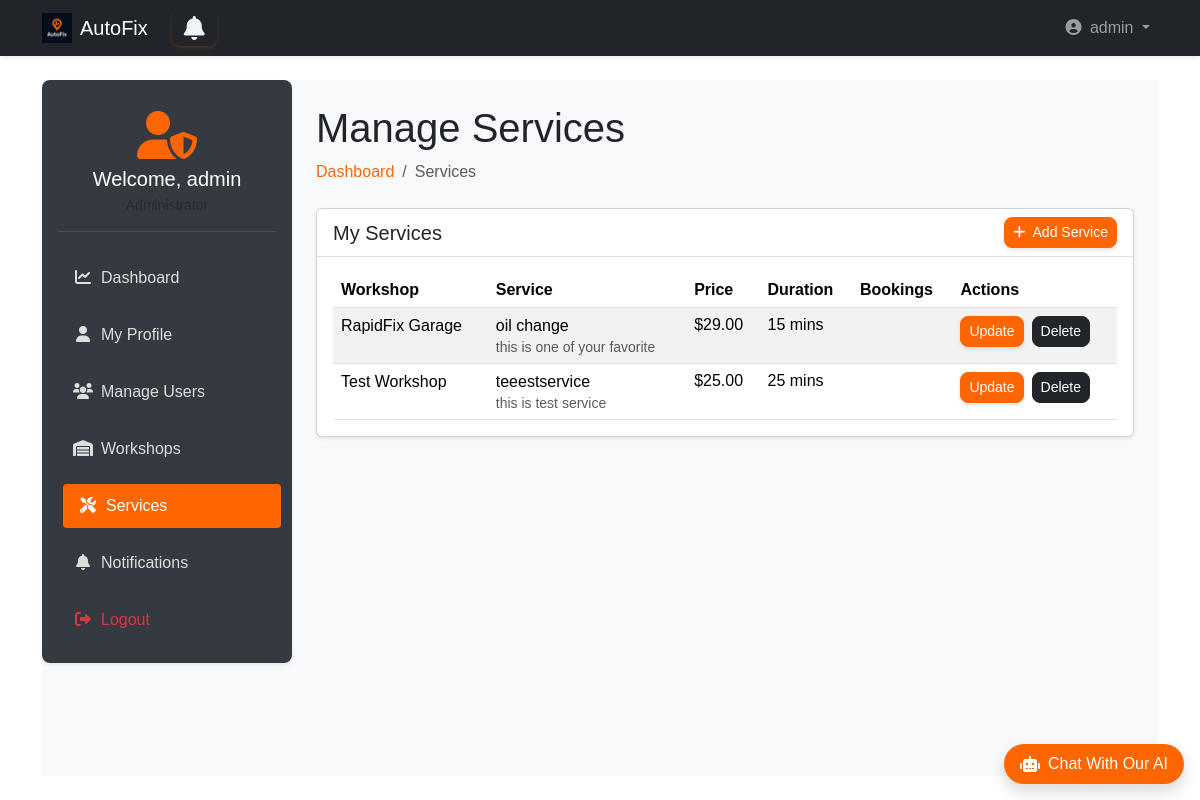
The page /admin_dashboard/admin/manage_services/ (signed in) on the database its author committed.
### accounts/models.py (models this page shows, shortened)
class User(AbstractUser):
    username = None
    email = models.EmailField(unique=True)
    phone = models.CharField(max_length=15, unique=True, blank=True)
    is_workshop_owner = models.BooleanField(default=False)
    address = models.ForeignKey(Address, on_delete=models.SET_NULL, null=True, blank=True)
    objects = UserManager()
    USERNAME_FIELD = 'email'
    REQUIRED_FIELDS = ['first_name', 'last_name']  # names required for registration
    def get_short_name(self):
        return self.first_name

### workshops/models.py (models this page shows, shortened)
class Service(models.Model):
    workshop = models.ForeignKey(Workshop, on_delete=models.CASCADE, related_name='services')
    name = models.CharField(max_length=255)
    price = models.DecimalField(max_digits=10, decimal_places=2)
    description = models.TextField(blank=True)
    duration = models.PositiveIntegerField(help_text="Duration in minutes")

class Workshop(models.Model):
    name = models.CharField(max_length=255)
    address = models.ForeignKey(Address, on_delete=models.CASCADE)
    phone = models.CharField(max_length=15)
    description = models.TextField(blank=True)
    image = models.ImageField(upload_to='workshops_images/', null=True, blank=True)
    owner = models.OneToOneField(User, on_delete=models.CASCADE, related_name="workshop", null=True)

### admin_dashboard/views.py (the view)
# urls.py: path('admin/manage_services/', views.manage_services, name='manage_services'),
def manage_services(request):
    if not request.user.is_authenticated or not request.user.is_superuser:
        return redirect('landing:main')
    services = Service.objects.all()
    return render(request, 'admin_dashboard/manage_services.html', {'services': services})

### templates/admin_dashboard/manage_services.html (shortened to what this page needs)
{% extends 'base2.html' %}
{% load static bootstrap5 %}
{% block extra_css %}
<link rel="stylesheet" href="{% static 'css/admin_dashboard.css' %}">
{% endblock %}
{% block content %}
<div class="wrapper d-flex">
    <aside class="sidebar p-3 shadow-sm">
        <div class="user-profile mb-4 text-center">
            <div class="avatar mb-2">
                <i class="fas fa-user-shield fa-3x"></i>
            </div>
            <h5 class="welcome mb-1">Welcome, {{ user.get_short_name }}</h5>
            <small class="text-muted">Administrator</small>
        </div>
        <nav class="menu d-flex flex-column gap-2">
            <a href="{% url 'admin_dashboard:dashboard' %}">
                <i class="fas fa-chart-line me-2"></i>Dashboard
            </a>
            <a href="{% url 'admin_dashboard:profile' %}">
                <i class="fas fa-user me-2"></i>My Profile
            </a>
            <a href="{% url 'admin_dashboard:manage_users' %}">
                <i class="fas fa-users me-2"></i>Manage Users
            </a>
            <a href="{% url 'admin_dashboard:manage_workshops' %}">
                <i class="fas fa-warehouse me-2"></i>Workshops
            </a>
            <a href="{% url 'admin_dashboard:manage_services' %}" class="active-link">
                <i class="fas fa-tools me-2"></i>Services
            </a>
            <a href="{% url 'admin_dashboard:notifications' %}">
                <i class="fas fa-bell me-2"></i>Notifications
            </a>
            <a href="{% url 'accounts:logout' %}" class="text-danger">
                <i class="fas fa-sign-out-alt me-2"></i>Logout
            </a>
        </nav>
     </aside>
      <main class="main-content flex-grow-1 p-4">
        <div class="dashboard-header mb-4">
            <h1>Manage Services</h1>
            <nav aria-label="breadcrumb">
                <ol class="breadcrumb">
                    <li class="breadcrumb-item"><a class="text-decoration-none" style="color: #ff6600;"
                        href="{% url 'admin_dashboard:dashboard' %}">Dashboard</a></li>
                    <li class="breadcrumb-item active" aria-current="page">Services</li>
                </ol>
            </nav>
        </div>
        <div class="card shadow-sm mb-4">
            <div class="card-header bg-white d-flex justify-content-between align-items-center">
                <h5 class="mb-0">My Services</h5>
                <a class="btn btn-sm btn-warning" href="{% url 'admin_dashboard:create_service' %}">
                    <i class="fas fa-plus me-1"></i> Add Service
                </a>
            </div>
            <div class="card-body">
                {% if services %}
                <div class="table-responsive">
                    <table class="table table-striped">
                        <thead>
                            <tr id="service-{{ service.id }}">
                                <th>Workshop</th>
                                <th>Service</th>
                                <th>Price</th>
                                <th>Duration</th>
                                <th>Bookings</th>
                                <th>Actions</th>
                            </tr>
                        </thead>
                        <tbody>
                            {% for service in services %}
                            <tr>
                                <td>
                                    <h6 class="mb-1">{{ service.workshop.name }}</h6>
                                </td>
                                <td>
                                    <h6 class="mb-1">{{ service.name }}</h6>
                                    <small class="text-muted">{{ service.description|truncatechars:50 }}</small>
                                </td>
                                <td>${{ service.price }}</td>
                                <td>{{ service.duration }} mins</td>
                                <td>{{ service.booking_count }}</td>
                                <td>
                                    <div class="d-flex gap-2">
                                        <button class="btn btn-warning btn-sm" style="background-color: #ff6600; color:white;"
                                             data-id="{{ service.id }}"
                                             onclick="window.location.href='{% url 'admin_dashboard:edit_service' service.id %}'">
                                             Update
                                         </button>
                                        <button class="btn btn-dark btn-sm btn-delete" data-id="{{ service.id }}">Delete</button>
                                    </div>
                                </td>
                            </tr>
                            {% endfor %}
                        </tbody>
                    </table>
                </div>
                {% endif %}
            </div>
        </div>
      </main>
</div>
{% endblock %}

### templates/base2.html (shortened to what this page needs)
{% load static bootstrap5 %}
{% bootstrap_css %}
<!DOCTYPE html>
<html lang="en" dir="{% if LANGUAGE_CODE == 'ar' %}rtl{% else %}ltr{% endif %}">
<head>
    <link rel="stylesheet" href="https://cdnjs.cloudflare.com/ajax/libs/font-awesome/6.4.0/css/all.min.css">
    <link rel="stylesheet" href="{% static 'css/style.css' %}">
    <link rel="stylesheet" href="{% static 'css/ai_style.css' %}">
    {% block extra_css %}
    {% endblock %}
</head>
<body class="d-flex flex-column min-vh-100">
<nav class="navbar navbar-expand-lg navbar-dark bg-dark shadow-sm">
    <div class="container">
        <a class="navbar-brand d-flex align-items-center gap-2" href="{% if user.is_authenticated %}{% url 'landing:dashboard' %}{% else %}{% url 'landing:main' %}{% endif %}">
            <img src="{% static 'img/dark_logo.png' %}" alt="AutoFix" width="30" height="30">
            AutoFix
        </a>
        <a {% if request.user.is_workshop_owner %} href="{% url 'owner_dashboard:notifications' %}"
            {% elif request.user.is_superuser %} href="{% url 'admin_dashboard:notifications' %}"
            {% else %} href="{% url 'user_dashboard:notifications' %}" {% endif %}
            id="notifications-btn" class="btn btn-outline-primary position-relative mx-2">
             <i class="fa fa-bell"></i>
       </a>
        <div class="collapse navbar-collapse" id="navbarMain">
            <ul class="navbar-nav ms-auto">
                {% if user.is_authenticated %}
                    <li class="nav-item dropdown">
                        <a class="nav-link dropdown-toggle" href="#" role="button" data-bs-toggle="dropdown">
                            <i class="fas fa-user-circle me-1"></i> {{ user.get_short_name }}
                        </a>
                    </li>
                {% endif %}
            </ul>
        </div>
    </div>
</nav>
<main class="flex-grow-1 py-4">
    <div class="container">
        {% block content %}
        {% endblock %}
    </div>
</main>
<div id="chat-container" class="position-fixed bottom-0 end-0 mb-3 me-3" style="z-index: 1000;">
    <div id="chat-bubble" class="bg-orange text-white rounded-pill shadow cursor-pointer d-flex align-items-center">
        <div class="d-flex align-items-center px-3 py-2">
            <i class="fas fa-robot me-2"></i>
            <p class="mb-0 fw-medium">Chat With Our AI</p>
        </div>
    </div>
</div>
<link rel="stylesheet" href="https://cdnjs.cloudflare.com/ajax/libs/font-awesome/6.0.0/css/all.min.css">
</body>
</html>

### static/css/style.css (style rules this page uses)
* { margin: 0; padding: 0; box-sizing: border-box; }
body, html { width: 100%; height: 100%; font-family: sans-serif; }
.wrapper { display: flex; height: 100%; }
.sidebar { width: 250px; background: #0d1b2a; color: #e0e1dd; display: flex; flex-direction: column; transition: width 0.3s; }
.menu { list-style: none; flex-grow: 1; }
#notifications-btn { background: none; border: none; font-size: 24px; cursor: pointer; position: relative; }
#notifications-btn .fa-bell { color: #f0f4f8; transition: color 0.3s; }

### static/css/ai_style.css (style rules this page uses)
.bg-orange { background-color: #ff6600 !important; }

### static/css/admin_dashboard.css (style rules this page uses)
.wrapper { display: flex; min-height: 80vh; background-color: #f8f9fa; }
.sidebar { width: 250px; background-color: #343a40; color: #fff; border-radius: 8px; position: sticky; top: 20px; height: fit-content; }
.sidebar .menu a { color: #ddd; padding: 10px 15px; display: block; border-radius: 4px; transition: all 0.3s; text-decoration: none; margin-bottom: 5px; }
.sidebar .menu a:hover, .sidebar .menu .active-link { background-color: #ff6600; color: #fff; transform: translateX(5px); }
.sidebar .menu a i { width: 20px; text-align: center; }
.main-content { flex-grow: 1; padding-left: 20px; }
.user-profile { padding: 15px 0; border-bottom: 1px solid rgba(255,255,255,0.1); }
.user-profile .avatar { color: #ff6600; }
.btn { border-radius: 8px; font-weight: 500; }
.btn.btn-outline-primary { border: 2px solid #ff6600; color: #ff6600; background-color: transparent; transition: all 0.3s ease-in-out; font-weight: 500; box-shadow: 0 2px 4px rgba(255, 102, 0, 0.2); }
.btn.btn-warning { background-color: #ff6600 !important; color: white; border-color: #ff6600 !important; transition: all 0.3s ease-in-out; box-shadow: 0 2px 4px rgba(0, 0, 0, 0.1); }
.card-header { background-color: white; border-bottom: 1px solid rgba(0,0,0,0.125); }
.table { margin-bottom: 0; }
.table th { border-top: 0; }

### rows shown on the page
User: get_short_name "admin"
Service: workshop.name "RapidFix Garage", name "oil change", description "this is one of your favorite", price "29.00", duration "15"
Service: workshop.name "Test Workshop", name "teeestservice", description "this is test service", price "25.00", duration "25"
